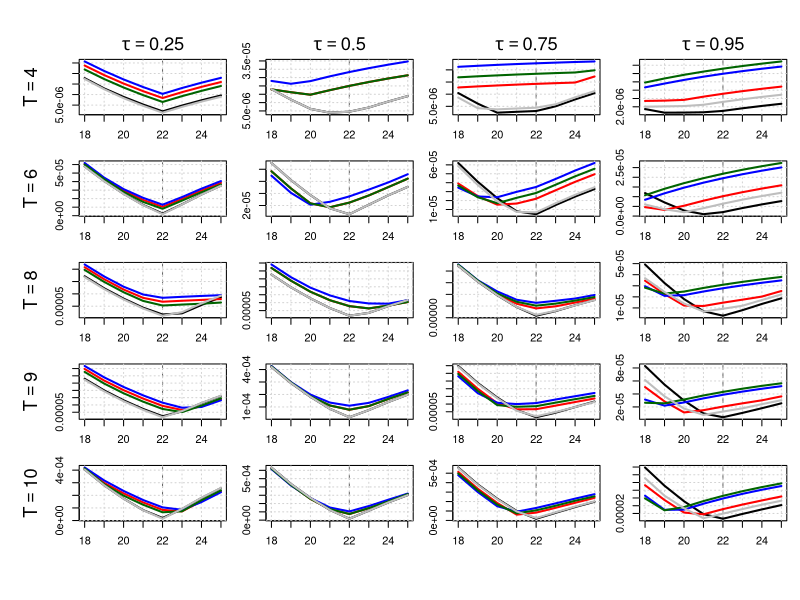

Write the R code that produced this figure.
# ---------------------------------------------------------------------------
# Figure 2 — Quantile-Based Peak Estimation with Shifted Laplace Noise
# Author: Said Maanan | Date: 2025-06-19
# ---------------------------------------------------------------------------

# ----------------- Distribution & Noise Utilities --------------------------
rlaplace <- function(n, location = 0, scale = 1) {
  u <- runif(n, -0.5, 0.5)
  location - scale * sign(u) * log(1 - 2 * abs(u))
}

qlaplace <- function(tau, scale = 1) {
  if (tau < 0.5) scale * log(2 * tau) else -scale * log(2 * (1 - tau))
}

shifted_laplace <- function(n, tau, scale = 1) {
  rlaplace(n, scale = scale) - qlaplace(tau, scale)
}

asy_laplace_variance <- function(tau, z) {
  mu <- tau / (1 + z) - (1 - tau) / (1 - z)
  ex2 <- 2 * tau / (1 + z)^2 + 2 * (1 - tau) / (1 - z)^2
  ex2 - mu^2
}

# ----------------- Model Estimation Core --------------------------
quantile_loss <- function(u, tau) u * (tau - (u < 0))

med_weighted_tau <- function(I, l, s, tau) {
  T <- length(I)
  x <- I * exp(((1:T) - l)^2 / s^2)
  w <- exp(-((1:T) - l)^2 / s^2)
  o <- order(x)
  k <- min(which(cumsum(w[o]) >= tau * sum(w)))
  x[o][k]
}

compute_a <- function(I, l, s, tau) med_weighted_tau(I, l, s, tau)

objective_function <- function(I, a, l, s, tau) {
  t <- seq_along(I)
  fitted <- a * exp(-((t - l)^2) / s^2)
  mean(quantile_loss(I - fitted, tau))
}

search_best_s <- function(I, l, tau) {
  optimize(function(s) objective_function(I, compute_a(I, l, s, tau), l, s, tau),
           interval = c(1, 20), tol = 1e-4)$minimum
}

# ----------------- Simulation Wrapper --------------------------
simulate_shifted_laplace_objective <- function(T, A, L, S, tau, z, snr, seed = NULL) {
  if (!is.null(seed)) set.seed(seed)
  signal <- A * exp(-((1:T) - L)^2 / S^2)
  b <- sqrt((A / snr)^2 / asy_laplace_variance(tau, z))
  noise <- shifted_laplace(T, tau, scale = b)
  I <- signal + noise
  
  l_grid <- 18:25
  data.frame(
    l = l_grid,
    loss = sapply(l_grid, function(l) {
      s <- search_best_s(I, l, tau)
      a <- compute_a(I, l, s, tau)
      objective_function(I, a, l, s, tau)
    }),
    T = T, z = z
  )
}

# ----------------- Main Execution Loop --------------------------
A_true <- 1
L_true <- 22
S_true <- 10
snr <- 1000
seed <- 280
T_vals <- c(4, 6, 8, 9, 10)
z_vals <- c(-0.9, -0.5, 0, 0.5, 0.9)

results_all <- do.call(rbind, lapply(c(0.25, 0.5, 0.75, 0.95), function(tau_val) {
  do.call(rbind, lapply(z_vals, function(z) {
    do.call(rbind, lapply(T_vals, function(T) {
      simulate_shifted_laplace_objective(T, A_true, L_true, S_true, tau_val, z, snr, seed)
    })) -> res_z
    res_z$z <- z
    res_z$tau <- tau_val
    res_z
  }))
}))


# ----------------- Combined Plotting for All Tau and T --------------------------
plot_shifted_all_tau_T <- function(results_all, L_true) {
  Ts <- sort(unique(results_all$T))
  taus <- sort(unique(results_all$tau))
  z_vals <- sort(unique(results_all$z))
  colors <- c("black", "red", "blue", "darkgreen", "grey")
  nrow <- length(Ts)
  ncol <- length(taus)
  
  pdf(file = "figure2_shifted_laplace_all_tau_T.pdf", width = 2.5 * ncol, height = 2.5 * nrow)
  old_par <- par(mfrow = c(nrow, ncol), mar = c(2, 2, 1.5, 1), oma = c(4, 4, 3, 0))
  on.exit({ par(old_par); dev.off() })
  
  for (i in seq_along(Ts)) {
    for (j in seq_along(taus)) {
      T_val <- Ts[i]
      tau_val <- taus[j]
      df_sub <- subset(results_all, T == T_val & tau == tau_val)
      
      x_range <- range(df_sub$l)
      y_range <- range(df_sub$loss)
      
      plot(NA, xlim = x_range, ylim = y_range,
           xlab = "", ylab = "", main = "")
      abline(v = L_true, col = "gray40", lty = 2)
      grid()
      
      for (k in seq_along(z_vals)) {
        df_z <- subset(df_sub, z == z_vals[k])
        lines(df_z$l, df_z$loss, col = colors[k], lwd = 2)
      }
      
      if (j == 1) mtext(bquote(T == .(T_val)), side = 2, line = 3, cex = 1.1)
      if (i == 1) mtext(bquote(tau == .(tau_val)), side = 3, line = 0.5, cex = 1.1)
    }
  }
}


plot_shifted_all_tau_T(results_all, L_true)
cat("Figure 2 saved to figure2_shifted_laplace_all_tau_T.png\n")
